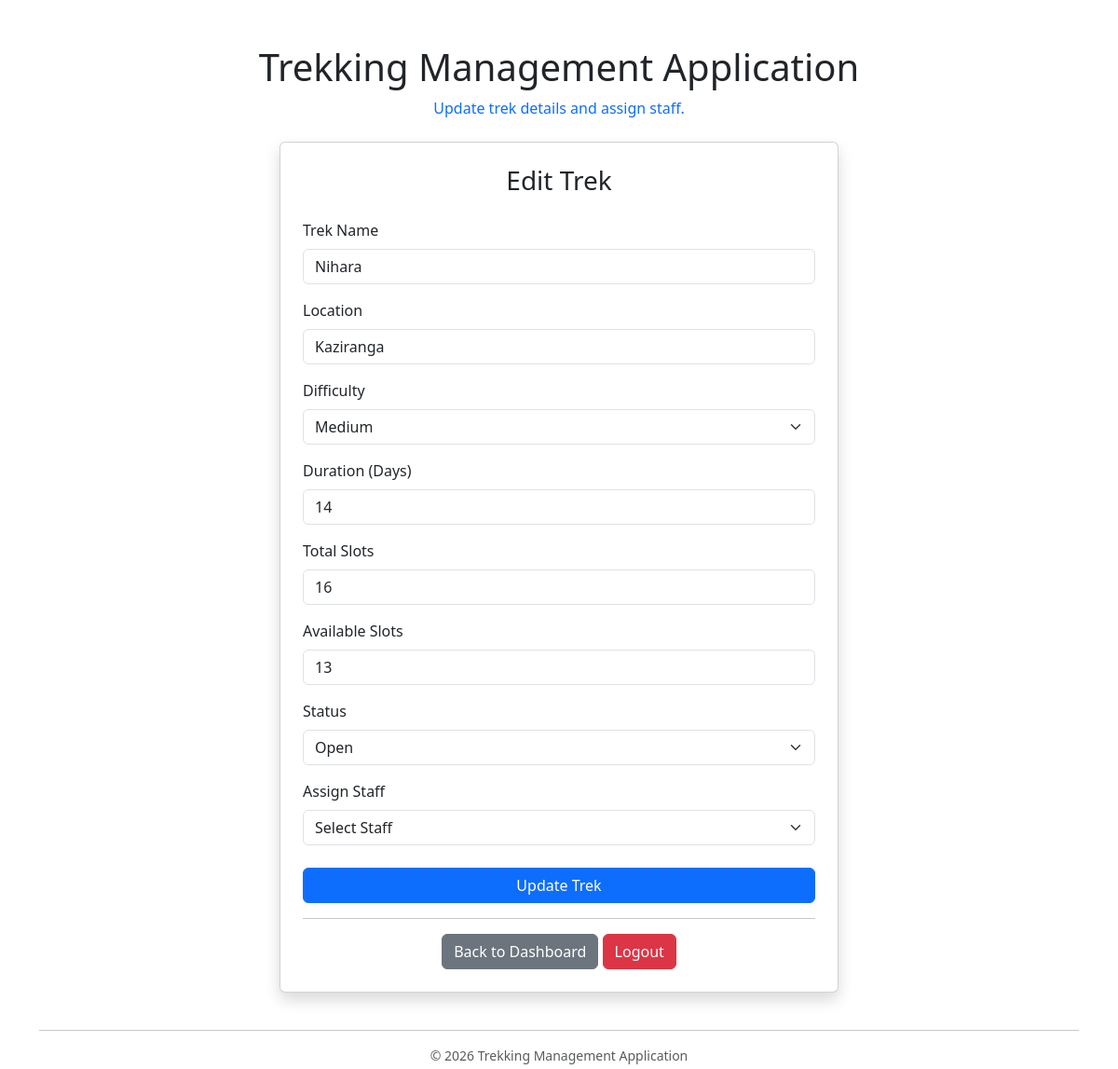
The app's page /edit_trek/1 with its own data.
### models.py (models this page shows)
class Trek(db.Model):
    __tablename__ = "treks"
    id = db.Column(db.Integer, primary_key = True)
    name = db.Column(db.String(100) , nullable = False)
    location = db.Column(db.String(100), nullable=False)
    difficulty = db.Column(db.String(100), nullable = False)
    duration = db.Column(db.Integer, nullable= False)
    total_slots = db.Column(db.Integer , nullable = False)
    available_slots = db.Column(db.Integer , nullable = False)
    staff_id = db.Column(db.Integer, db.ForeignKey("users.id"), nullable=True)
    staff = db.relationship("User", backref="treks")
    status = db.Column(db.String(100), default = "Open")

### app.py (the view, shortened to what this page needs)
@app.route("/edit_trek/<int:id>", methods = ["GET","POST"])
def edit_trek(id):
    staff_members = User.query.filter_by(role="staff",  approved=True).all()
    trek = Trek.query.get(id)
    return render_template("edit_trek.html", trek=trek, staff_members=staff_members)

### templates/edit_trek.html (shortened to what this page needs)
<!DOCTYPE html>
<html>
<head>
<link href="https://cdn.jsdelivr.net/npm/bootstrap@5.3.7/dist/css/bootstrap.min.css" rel="stylesheet">
</head>
<body class="container mt-5">
<h1 class="text-center mb-2">
    Trekking Management Application
</h1>
<p class="text-center text-primary mb-4">
    Update trek details and assign staff.
</p>
<div class="card shadow p-4 mx-auto" style="max-width:600px;">
    <h3 class="text-center mb-4">
        Edit Trek
    </h3>
    <form method="POST">
    <div class="mb-3">
    <label class="form-label">
        Trek Name
    </label>
    <input type="text"
    name="name"
    class="form-control"
    value="{{ trek.name }}"
    required>
    </div>
    <div class="mb-3">
            <label class="form-label">
                Location
            </label>
            <input type="text"
            name="location"
            class="form-control"
            value="{{ trek.location }}"
            required>
    </div>
    <div class="mb-3">
    <label class="form-label">
        Difficulty
    </label>
    <select name="difficulty" class="form-select">
    <option value="Medium"
    {% if trek.difficulty=="Medium" %}selected{% endif %}>Medium</option>
    </select>
    </div>
    <div class="mb-3">
        <label class="form-label">Duration (Days)
        </label>
        <input type="number"
        name="duration"
        class="form-control"
        value="{{ trek.duration }}">
    </div>
    <div class="mb-3">
        <label class="form-label">
            Total Slots</label>
        <input type="number"
        name="total_slots"
        class="form-control"
        value="{{ trek.total_slots }}">
    </div>
    <div class="mb-3">
        <label class="form-label">Available Slots
        </label>
        <input type="number"
        name="available_slots"
        class="form-control"
        value="{{ trek.available_slots }}">
    </div>
    <div class="mb-3">
        <label class="form-label">Status</label>
        <select name="status" class="form-select">
        <option value="Open"
        {% if trek.status=="Open" %}selected{% endif %}>Open
        </option>
        </select>
    </div>
    <div class="mb-4">
        <label class="form-label">Assign Staff
        </label>
        <select name="staff_id" class="form-select">
            <option value="">
            Select Staff</option>
        </select>
    </div>
    <button type="submit" class="btn btn-primary w-100">
        Update Trek
    </button>
    </form>
    <hr>
    <div class="text-center">
        <a href="/admin" class="btn btn-secondary">
        Back to Dashboard
        </a>
        <a href="/logout" class="btn btn-danger">
        Logout</a>
    </div>
</div>
<br>
<hr>
<footer class="text-center text-muted small">
    <p class="mb-1">
    © 2026 Trekking Management Application</p>
</footer>
</body>
</html>

### records on screen
Trek: name "Nihara", location "Kaziranga", difficulty "Medium", duration "14", total_slots "16", available_slots "13", status "Open"
